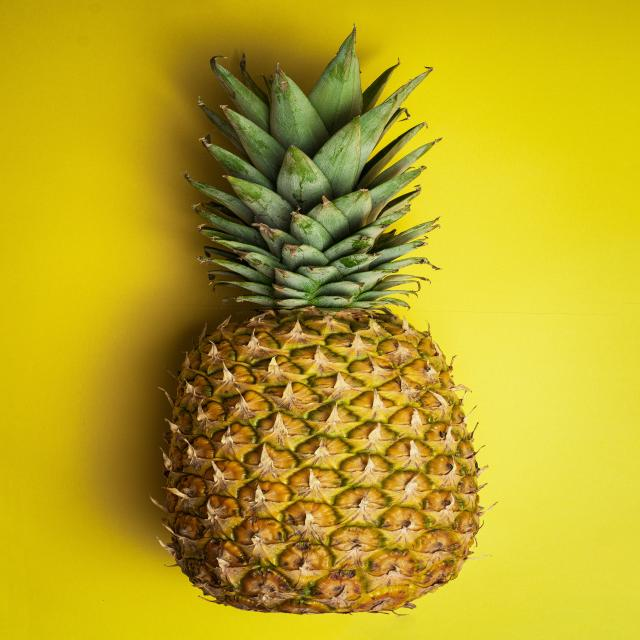
#> input picture Tugas_1/dataset/test/images/Image_14_jpg.rf.ecc1548e5fcf36a2f6a4dac782c610cb.jpg, 640 x 640 px
$ python -i setup_dataset.py   (imports and definitions only)
#> lines starting #> are read from the running program, lines starting #| are printed output that depends on the picture; after the words box and inside, x2 and y2 are one past the last pixel; in counts of white or black regions, pixels touching at a corner belong together
import os
import sys
import csv
import cv2
import shutil
from pathlib import Path
import yaml

BASE_DIR = Path(__file__).resolve().parent

CLASSES = [
    'Apple', 'Banana', 'Grapes', 'Kiwi', 'Mango',
    'Orange', 'Pineapple', 'Sugerapple', 'Watermelon'
]

# [11 lines left out: function find_raw_dataset, not called in this run]

def compute_bbox_for_image(img_path):
    """
    Menghitung bounding box ternormalisasi (x_center, y_center, width, height)
    dari gambar menggunakan kontur objek buah.
    """
    img = cv2.imread(str(img_path))
#> img is the input picture: shape (640, 640, 3); mean B, G, R 32.1, 164.4, 185.6
    if img is None:
        return 0.5, 0.5, 0.8, 0.8  # Fallback centered box

    h, w = img.shape[:2]
#> h = 640; w = 640
    gray = cv2.cvtColor(img, cv2.COLOR_BGR2GRAY)
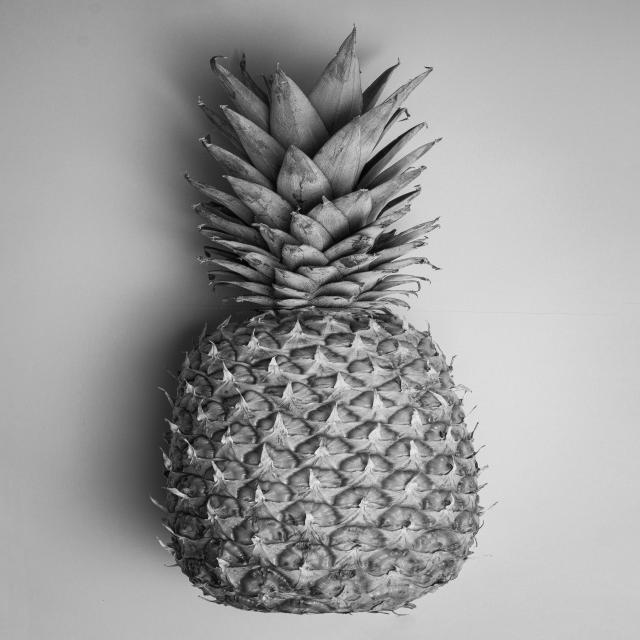
#> gray: shape (640, 640); min 1, max 243, mean 155.7

    # Adaptive threshold untuk memisahkan objek buah dari background
    thresh = cv2.adaptiveThreshold(gray, 255, cv2.ADAPTIVE_THRESH_GAUSSIAN_C, cv2.THRESH_BINARY_INV, 11, 2)
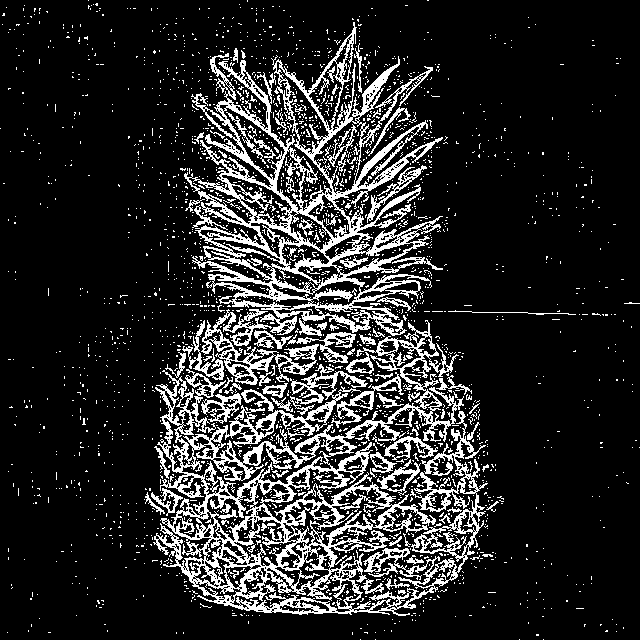
#> thresh: shape (640, 640); 16.1% white in thin lines or dots
    contours, _ = cv2.findContours(thresh, cv2.RETR_EXTERNAL, cv2.CHAIN_APPROX_SIMPLE)
#> contours = 1984 contours, 1941 with area under 20; largest, box (x1, y1, x2, y2) and area: (153, 320, 488, 616) 40796, (184, 22, 443, 336) 34980, (201, 309, 319, 385) 2564, (201, 393, 242, 424) 596, (331, 372, 404, 428) 582

    if contours:
        # Ambil kontur dengan area terbesar
        c = max(contours, key=cv2.contourArea)
#> c = contour of 6318 points, box (x1, y1, x2, y2) (153, 320, 488, 616), area 40796
        area = cv2.contourArea(c)
#> area = 40796.5
        if area > (h * w * 0.02):  # Minimal 2% dari ukuran gambar
            x, y, bw, bh = cv2.boundingRect(c)
#> x = 153; y = 320; bw = 335; bh = 296
            # Tambahkan sedikit padding
            pad_w = int(bw * 0.05)
#> pad_w = 16
            pad_h = int(bh * 0.05)
#> pad_h = 14
            x1 = max(0, x - pad_w)
#> x1 = 137
            y1 = max(0, y - pad_h)
#> y1 = 306
            x2 = min(w, x + bw + pad_w)
#> x2 = 504
            y2 = min(h, y + bh + pad_h)
#> y2 = 630

            box_w = (x2 - x1) / w
#> box_w = 0.573
            box_h = (y2 - y1) / h
#> box_h = 0.506
            box_x = (x1 + x2) / (2.0 * w)
#> box_x = 0.501
            box_y = (y1 + y2) / (2.0 * h)
#> box_y = 0.731
            return round(box_x, 6), round(box_y, 6), round(box_w, 6), round(box_h, 6)

    return 0.5, 0.5, 0.8, 0.8

# [111 lines left out: functions process_split, update_data_yaml, main, not called in this run]

# [2 lines not run here, left out]

>>> result = compute_bbox_for_image('dataset/test/images/Image_14_jpg.rf.ecc1548e5fcf36a2f6a4dac782c610cb.jpg')
#> result = (0.501, 0.731, 0.573, 0.506)

$ run again, on Tugas_1/dataset/test/images/Image_15_jpg.rf.877b7bbbb7e890a0cff46dab41257813.jpg
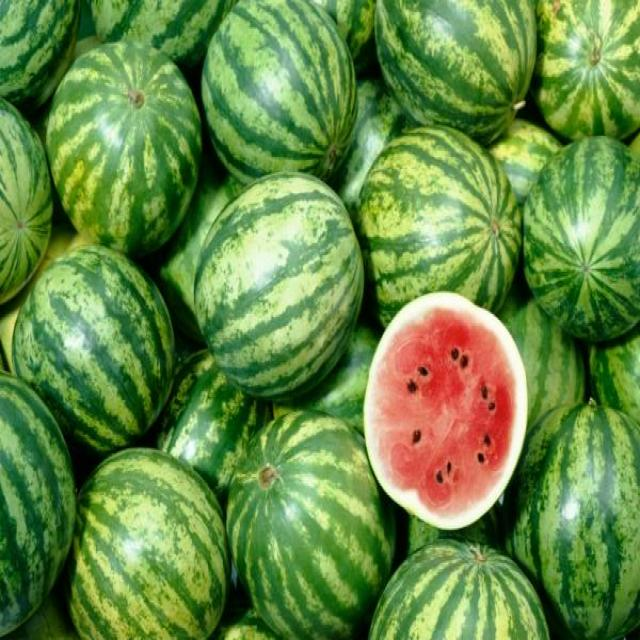
#> input picture Tugas_1/dataset/test/images/Image_15_jpg.rf.877b7bbbb7e890a0cff46dab41257813.jpg, 640 x 640 px
#> in compute_bbox_for_image, img is the input picture: shape (640, 640, 3); mean B, G, R 70.5, 138.8, 102.5
#> in compute_bbox_for_image, `gray = cv2.cvtColor(img, cv2.COLOR_BGR2GRAY)`:
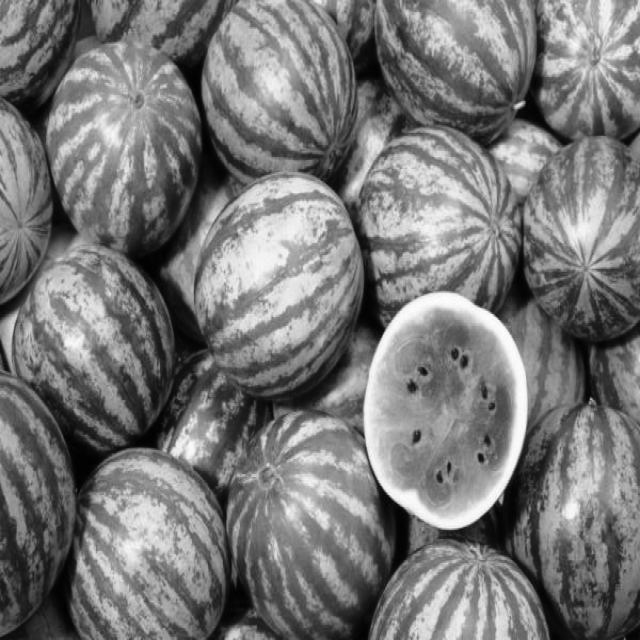
#> gray: shape (640, 640); min 0, max 254, mean 120.2
#> in compute_bbox_for_image, `thresh = cv2.adaptiveThreshold(gray, 255, cv2.ADAPTIVE_THRESH_GAUSSIAN..`:
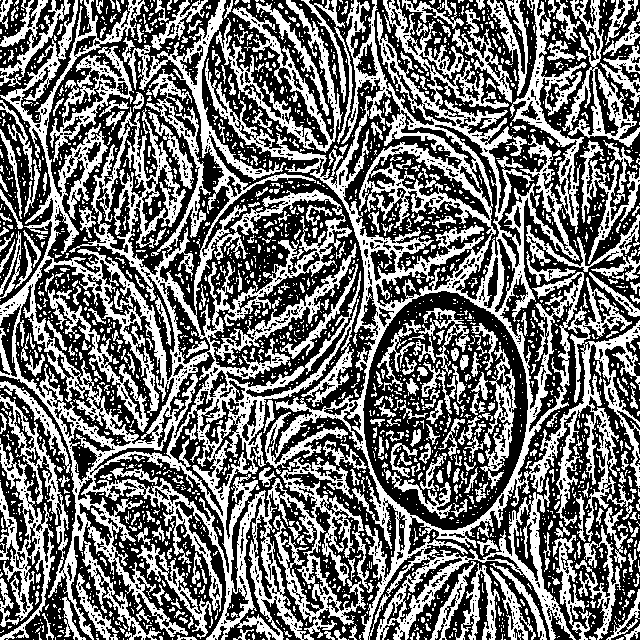
#> thresh: shape (640, 640); 44.5% white; 2462 white regions (2052 under 20 px)
#> contours = 1609 contours, 1459 with area under 20; largest, box (x1, y1, x2, y2) and area: (205, 0, 640, 640) 95582, (0, 0, 369, 640) 94570, (216, 0, 343, 153) 3638, (562, 0, 640, 147) 3522, (0, 438, 55, 640) 3308
#> c = contour of 8782 points, box (x1, y1, x2, y2) (205, 0, 640, 640), area 95582
#> area = 95581.5
#> x = 205; y = 0; bw = 435; bh = 640
#> pad_w = 21
#> pad_h = 32
#> x1 = 184
#> y1 = 0
#> x2 = 640
#> box_w = 0.713
#> box_h = 1
#> box_x = 0.644
#> box_y = 0.5
#> result = (0.644, 0.5, 0.713, 1)
